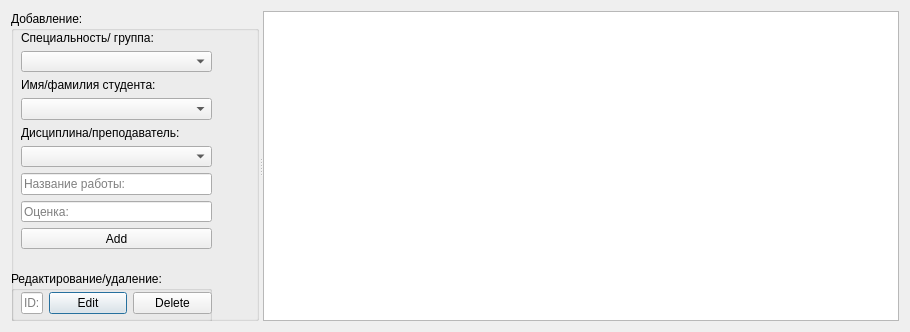
<?xml version="1.0" encoding="UTF-8"?>
<ui version="4.0">
 <class>sudentedit</class>
 <widget class="QDialog" name="sudentedit">
  <property name="geometry">
   <rect>
    <x>0</x>
    <y>0</y>
    <width>910</width>
    <height>332</height>
   </rect>
  </property>
  <property name="windowTitle">
   <string>DB Manager</string>
  </property>
  <layout class="QVBoxLayout" name="verticalLayout_3">
   <item>
    <widget class="QSplitter" name="splitter">
     <property name="orientation">
      <enum>Qt::Horizontal</enum>
     </property>
     <widget class="QWidget" name="">
      <layout class="QVBoxLayout" name="verticalLayout_2">
       <item>
        <widget class="QGroupBox" name="groupBox">
         <property name="sizePolicy">
          <sizepolicy hsizetype="Preferred" vsizetype="Expanding">
           <horstretch>0</horstretch>
           <verstretch>0</verstretch>
          </sizepolicy>
         </property>
         <property name="title">
          <string>Добавление:</string>
         </property>
         <widget class="QGroupBox" name="groupBox_3">
          <property name="geometry">
           <rect>
            <x>0</x>
            <y>260</y>
            <width>201</width>
            <height>51</height>
           </rect>
          </property>
          <property name="title">
           <string>Редактирование/удаление:</string>
          </property>
          <widget class="QWidget" name="">
           <property name="geometry">
            <rect>
             <x>10</x>
             <y>20</y>
             <width>191</width>
             <height>25</height>
            </rect>
           </property>
           <layout class="QHBoxLayout" name="horizontalLayout">
            <item>
             <widget class="QLineEdit" name="ID">
              <property name="placeholderText">
               <string>ID:</string>
              </property>
             </widget>
            </item>
            <item>
             <widget class="QPushButton" name="Edit">
              <property name="text">
               <string>Edit</string>
              </property>
             </widget>
            </item>
            <item>
             <widget class="QPushButton" name="Delete">
              <property name="text">
               <string>Delete</string>
              </property>
             </widget>
            </item>
           </layout>
          </widget>
         </widget>
         <widget class="QWidget" name="">
          <property name="geometry">
           <rect>
            <x>10</x>
            <y>20</y>
            <width>191</width>
            <height>238</height>
           </rect>
          </property>
          <layout class="QVBoxLayout" name="verticalLayout">
           <item>
            <widget class="QLabel" name="label">
             <property name="text">
              <string>Специальность/ группа:</string>
             </property>
            </widget>
           </item>
           <item>
            <widget class="QComboBox" name="Group">
             <property name="enabled">
              <bool>true</bool>
             </property>
             <property name="autoFillBackground">
              <bool>false</bool>
             </property>
            </widget>
           </item>
           <item>
            <widget class="QLabel" name="label_2">
             <property name="text">
              <string>Имя/фамилия студента:</string>
             </property>
            </widget>
           </item>
           <item>
            <widget class="QComboBox" name="Student"/>
           </item>
           <item>
            <widget class="QLabel" name="label_3">
             <property name="text">
              <string>Дисциплина/преподаватель:</string>
             </property>
            </widget>
           </item>
           <item>
            <widget class="QComboBox" name="Mentor"/>
           </item>
           <item>
            <widget class="QLineEdit" name="Title">
             <property name="placeholderText">
              <string>Название работы:</string>
             </property>
            </widget>
           </item>
           <item>
            <widget class="QLineEdit" name="Mark">
             <property name="placeholderText">
              <string>Оценка:</string>
             </property>
            </widget>
           </item>
           <item>
            <widget class="QPushButton" name="Add">
             <property name="text">
              <string>Add</string>
             </property>
            </widget>
           </item>
           <item>
            <spacer name="horizontalSpacer">
             <property name="orientation">
              <enum>Qt::Horizontal</enum>
             </property>
             <property name="sizeHint" stdset="0">
              <size>
               <width>40</width>
               <height>20</height>
              </size>
             </property>
            </spacer>
           </item>
          </layout>
         </widget>
        </widget>
       </item>
      </layout>
     </widget>
     <widget class="QTableView" name="Table"/>
    </widget>
   </item>
  </layout>
 </widget>
 <resources/>
 <connections/>
</ui>
